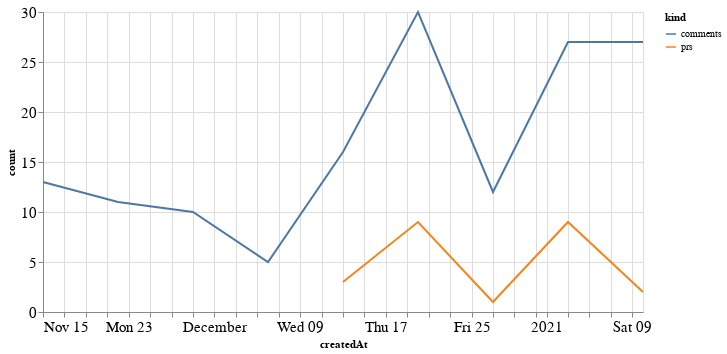

Notebook code cell kept with this figure:
### Code cell
alt.Chart(total_time, width=600).mark_line().encode(
    x='createdAt',
    y='count',
    color='kind'
)

### Figure 1 — Vega-Lite specification as saved in the notebook (floating-point values rounded to 4 significant figures)
{"config": {"axisLeft": {"labelFontSize": 15}, "axisBottom": {"labelFontSize": 15}}, "data": {"name": "data-777c5cb210275f6da468b5154dbebeaf"}, "mark": "line", "encoding": {"color": {"type": "nominal", "field": "kind"}, "x": {"type": "temporal", "field": "createdAt"}, "y": {"type": "quantitative", "field": "count"}}, "width": 600, "$schema": "https://vega.github.io/schema/vega-lite/v4.8.1.json", "datasets": {"data-777c5cb210275f6da468b5154dbebeaf": [{"createdAt": "2020-12-13T00:00:00", "kind": "prs", "count": 3.0}, {"createdAt": "2020-12-20T00:00:00", "kind": "prs", "count": 9.0}, {"createdAt": "2020-12-27T00:00:00", "kind": "prs", "count": 1.0}, {"createdAt": "2021-01-03T00:00:00", "kind": "prs", "count": 9.0}, {"createdAt": "2021-01-10T00:00:00", "kind": "prs", "count": 2.0}, {"createdAt": "2020-11-15T00:00:00", "kind": "prs", "count": null}, {"createdAt": "2020-11-22T00:00:00", "kind": "prs", "count": null}, {"createdAt": "2020-11-29T00:00:00", "kind": "prs", "count": null}, {"createdAt": "2020-12-06T00:00:00", "kind": "prs", "count": null}, {"createdAt": "2020-12-13T00:00:00", "kind": "comments", "count": 16.0}, {"createdAt": "2020-12-20T00:00:00", "kind": "comments", "count": 30.0}, {"createdAt": "2020-12-27T00:00:00", "kind": "comments", "count": 12.0}, {"createdAt": "2021-01-03T00:00:00", "kind": "comments", "count": 27.0}, {"createdAt": "2021-01-10T00:00:00", "kind": "comments", "count": 27.0}, {"createdAt": "2020-11-15T00:00:00", "kind": "comments", "count": 13.0}, {"createdAt": "2020-11-22T00:00:00", "kind": "comments", "count": 11.0}, {"createdAt": "2020-11-29T00:00:00", "kind": "comments", "count": 10.0}, {"createdAt": "2020-12-06T00:00:00", "kind": "comments", "count": 5.0}]}}
